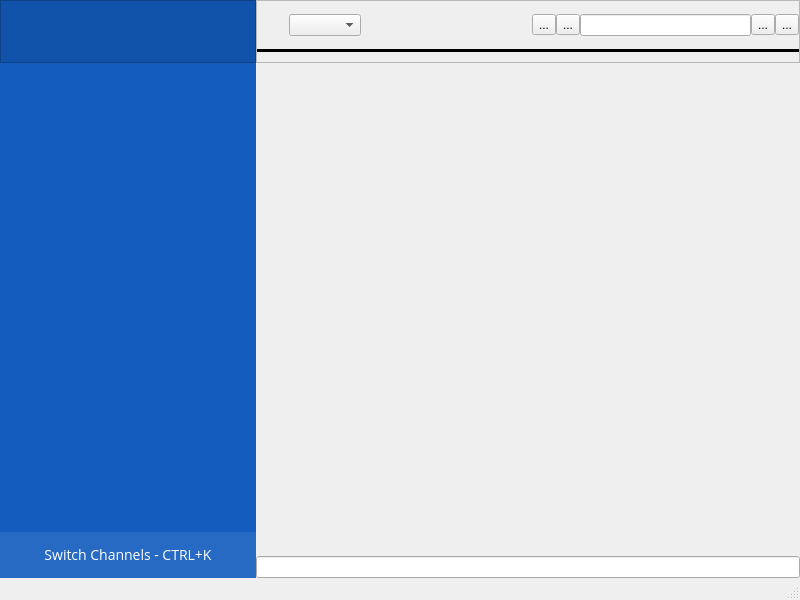
<?xml version="1.0" encoding="UTF-8"?>
<ui version="4.0">
 <class>MainWindow</class>
 <widget class="QMainWindow" name="MainWindow">
  <property name="geometry">
   <rect>
    <x>0</x>
    <y>0</y>
    <width>800</width>
    <height>600</height>
   </rect>
  </property>
  <property name="windowTitle">
   <string>Mattermost</string>
  </property>
  <property name="windowIcon">
   <iconset resource="resource.qrc">
    <normaloff>:/icons/img/icon.ico</normaloff>:/icons/img/icon.ico</iconset>
  </property>
  <widget class="QWidget" name="centralwidget">
   <property name="styleSheet">
    <string notr="true"/>
   </property>
   <layout class="QGridLayout" name="gridLayout_2" rowstretch="0,1" columnstretch="0,1">
    <property name="leftMargin">
     <number>0</number>
    </property>
    <property name="topMargin">
     <number>0</number>
    </property>
    <property name="rightMargin">
     <number>0</number>
    </property>
    <property name="bottomMargin">
     <number>0</number>
    </property>
    <property name="spacing">
     <number>0</number>
    </property>
    <item row="0" column="0">
     <widget class="QFrame" name="lefttop_frame">
      <property name="minimumSize">
       <size>
        <width>223</width>
        <height>63</height>
       </size>
      </property>
      <property name="maximumSize">
       <size>
        <width>16777215</width>
        <height>63</height>
       </size>
      </property>
      <property name="baseSize">
       <size>
        <width>223</width>
        <height>63</height>
       </size>
      </property>
      <property name="styleSheet">
       <string notr="true">background: #1153ab</string>
      </property>
      <property name="frameShape">
       <enum>QFrame::StyledPanel</enum>
      </property>
      <property name="frameShadow">
       <enum>QFrame::Raised</enum>
      </property>
      <layout class="QGridLayout" name="gridLayout" columnstretch="0,1,0">
       <item row="0" column="0" rowspan="2">
        <widget class="QLabel" name="usericon_label">
         <property name="sizePolicy">
          <sizepolicy hsizetype="Preferred" vsizetype="Preferred">
           <horstretch>0</horstretch>
           <verstretch>0</verstretch>
          </sizepolicy>
         </property>
         <property name="minimumSize">
          <size>
           <width>42</width>
           <height>42</height>
          </size>
         </property>
         <property name="maximumSize">
          <size>
           <width>41</width>
           <height>42</height>
          </size>
         </property>
        </widget>
       </item>
       <item row="0" column="1">
        <widget class="QLabel" name="team_label">
         <property name="minimumSize">
          <size>
           <width>0</width>
           <height>22</height>
          </size>
         </property>
         <property name="styleSheet">
          <string notr="true">color: white;
font-family: &quot;Open Sans&quot;, sans-serif;
font-size: 14px;
</string>
         </property>
        </widget>
       </item>
       <item row="0" column="2" rowspan="2">
        <widget class="QLabel" name="burgermenu_label">
         <property name="minimumSize">
          <size>
           <width>36</width>
           <height>36</height>
          </size>
         </property>
         <property name="maximumSize">
          <size>
           <width>36</width>
           <height>36</height>
          </size>
         </property>
         <property name="pixmap">
          <pixmap resource="resource.qrc">:/icons/burger</pixmap>
         </property>
         <property name="alignment">
          <set>Qt::AlignCenter</set>
         </property>
        </widget>
       </item>
       <item row="1" column="1">
        <widget class="QLabel" name="username_label">
         <property name="minimumSize">
          <size>
           <width>0</width>
           <height>20</height>
          </size>
         </property>
         <property name="styleSheet">
          <string notr="true">color: rgba(255, 255, 255, 0.8);
font-family: &quot;Open Sans&quot;, sans-serif;
font-size: 14px;</string>
         </property>
        </widget>
       </item>
      </layout>
     </widget>
    </item>
    <item row="1" column="0">
     <widget class="QFrame" name="leftbottom_frame">
      <property name="frameShape">
       <enum>QFrame::NoFrame</enum>
      </property>
      <layout class="QVBoxLayout" name="verticalLayout" stretch="1,0">
       <property name="spacing">
        <number>0</number>
       </property>
       <property name="leftMargin">
        <number>0</number>
       </property>
       <property name="topMargin">
        <number>0</number>
       </property>
       <property name="rightMargin">
        <number>0</number>
       </property>
       <property name="bottomMargin">
        <number>0</number>
       </property>
       <item>
        <widget class="QTreeWidget" name="main_treeWidget">
         <property name="styleSheet">
          <string notr="true">background-color: #145dbf</string>
         </property>
         <property name="frameShape">
          <enum>QFrame::NoFrame</enum>
         </property>
         <property name="frameShadow">
          <enum>QFrame::Plain</enum>
         </property>
         <property name="verticalScrollMode">
          <enum>QAbstractItemView::ScrollPerPixel</enum>
         </property>
         <property name="rootIsDecorated">
          <bool>false</bool>
         </property>
         <property name="itemsExpandable">
          <bool>false</bool>
         </property>
         <attribute name="headerVisible">
          <bool>false</bool>
         </attribute>
         <column>
          <property name="text">
           <string notr="true">1</string>
          </property>
         </column>
        </widget>
       </item>
       <item>
        <widget class="QLabel" name="switch_channels_label">
         <property name="minimumSize">
          <size>
           <width>0</width>
           <height>46</height>
          </size>
         </property>
         <property name="font">
          <font>
           <family>Open Sans</family>
           <pointsize>-1</pointsize>
           <italic>false</italic>
           <underline>false</underline>
           <strikeout>false</strikeout>
           <stylestrategy>PreferAntialias</stylestrategy>
           <kerning>false</kerning>
          </font>
         </property>
         <property name="styleSheet">
          <string notr="true">background-color: #266ac4;
color: white;
font-family: &quot;Open Sans&quot;, sans-serif;
font-size: 14px;</string>
         </property>
         <property name="text">
          <string>Switch Channels - CTRL+K</string>
         </property>
         <property name="alignment">
          <set>Qt::AlignCenter</set>
         </property>
        </widget>
       </item>
      </layout>
     </widget>
    </item>
    <item row="1" column="1">
     <layout class="QGridLayout" name="gridLayout_3" rowstretch="1,0" columnstretch="0">
      <item row="0" column="0">
       <widget class="QWidget" name="widget" native="true"/>
      </item>
      <item row="1" column="0">
       <widget class="QLineEdit" name="lineEdit_2"/>
      </item>
     </layout>
    </item>
    <item row="0" column="1">
     <widget class="QFrame" name="righttop_frame">
      <property name="frameShape">
       <enum>QFrame::StyledPanel</enum>
      </property>
      <property name="frameShadow">
       <enum>QFrame::Raised</enum>
      </property>
      <layout class="QVBoxLayout" name="verticalLayout_2">
       <property name="spacing">
        <number>0</number>
       </property>
       <property name="leftMargin">
        <number>0</number>
       </property>
       <property name="topMargin">
        <number>0</number>
       </property>
       <property name="rightMargin">
        <number>0</number>
       </property>
       <property name="bottomMargin">
        <number>0</number>
       </property>
       <item>
        <layout class="QHBoxLayout" name="horizontalLayout">
         <item>
          <widget class="QLabel" name="label">
           <property name="minimumSize">
            <size>
             <width>32</width>
             <height>32</height>
            </size>
           </property>
           <property name="maximumSize">
            <size>
             <width>32</width>
             <height>32</height>
            </size>
           </property>
          </widget>
         </item>
         <item>
          <widget class="QComboBox" name="comboBox"/>
         </item>
         <item>
          <spacer name="horizontalSpacer">
           <property name="orientation">
            <enum>Qt::Horizontal</enum>
           </property>
           <property name="sizeHint" stdset="0">
            <size>
             <width>40</width>
             <height>20</height>
            </size>
           </property>
          </spacer>
         </item>
         <item>
          <widget class="QToolButton" name="toolButton">
           <property name="text">
            <string>...</string>
           </property>
          </widget>
         </item>
         <item>
          <widget class="QToolButton" name="toolButton_2">
           <property name="text">
            <string>...</string>
           </property>
          </widget>
         </item>
         <item>
          <widget class="QLineEdit" name="lineEdit"/>
         </item>
         <item>
          <widget class="QToolButton" name="toolButton_3">
           <property name="text">
            <string>...</string>
           </property>
          </widget>
         </item>
         <item>
          <widget class="QToolButton" name="toolButton_4">
           <property name="text">
            <string>...</string>
           </property>
          </widget>
         </item>
        </layout>
       </item>
       <item>
        <widget class="Line" name="line">
         <property name="styleSheet">
          <string notr="true">color: black</string>
         </property>
         <property name="frameShadow">
          <enum>QFrame::Plain</enum>
         </property>
         <property name="lineWidth">
          <number>3</number>
         </property>
         <property name="orientation">
          <enum>Qt::Horizontal</enum>
         </property>
        </widget>
       </item>
      </layout>
     </widget>
    </item>
   </layout>
  </widget>
  <widget class="QMenuBar" name="menubar">
   <property name="geometry">
    <rect>
     <x>0</x>
     <y>0</y>
     <width>800</width>
     <height>28</height>
    </rect>
   </property>
  </widget>
  <widget class="QStatusBar" name="statusbar"/>
 </widget>
 <resources>
  <include location="resource.qrc"/>
 </resources>
 <connections/>
</ui>
